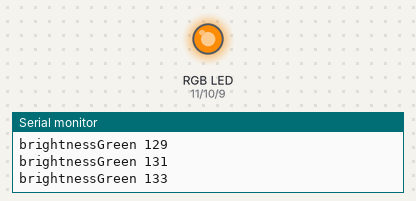
Recording of a sketch running on a simulated Arduino Uno, built with avr-gcc and run on an emulated ATmega328P. On the bench: an RGB LED mixed from three pins (HIGH = lit), the last lines printed to the serial monitor. Dim RGB values are drawn brighter than linear.

Above: at 0.05 s.
At 0.65 s:
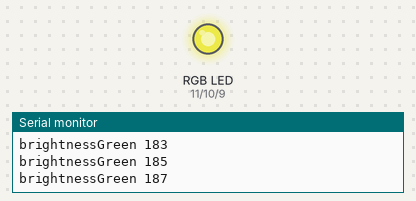
At 1.25 s:
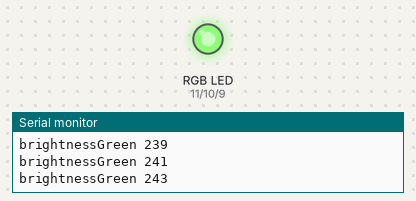
At 2.5 s:
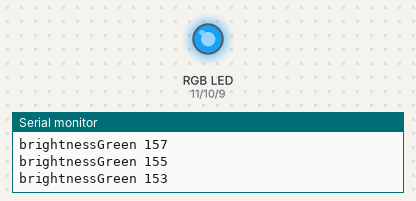
At 3.7 s:
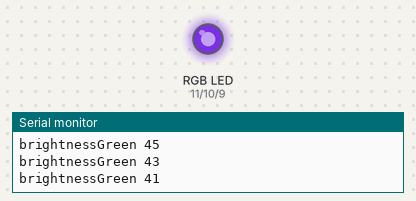
At 4.95 s:
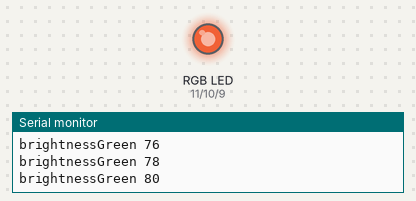
Timing chart, 0 to 7.1 s (numbered marks = the images above):
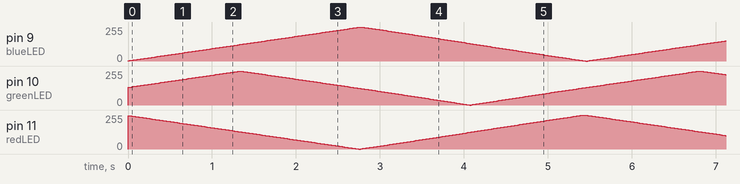

The sketch:

Blink_Mix3Lights.ino
```cpp
/*
  Color Mixzer
  Conner Hunihan

  This sketch allows the user to mix colors of light by changing

  This sketch is a modification of the example code in the public domain at:
  http://www.arduino.cc/en/Tutorial/Blink

  Serial.print("brightnessGreen "); Serial.println(brightnessGreen);

*/
int greenLED = 10;          // set the ouput pins to color-coded variables
int blueLED = 9;
int redLED = 11;

// set the fade delta for each color
int fadeAmount_Green = 2;
int fadeAmount_Blue = 2;
int fadeAmount_Red = 2;

// set the initial brightness of each color
int brightnessGreen = 127.5;
int brightnessBlue = 0;
int brightnessRed = 255;

// setup function to initialize led output
void setup()
{
  Serial.begin(9600); // opens serial port, sets data rate to 9600 bps

  pinMode(greenLED, OUTPUT);
  pinMode(blueLED, OUTPUT);
  pinMode(redLED, OUTPUT);
}

// the loop function runs over and over again forever
void loop()
{
  for (int x = 0; x < 1; x++)
  {
    if (brightnessGreen <= 0) // reset brightness to minimum if value drops into negative range
    {
      brightnessGreen = 0;
      fadeAmount_Green = -fadeAmount_Green;
    }
    else if (brightnessGreen >= 255) // reset brightness to maximum if value drops above maximum range
    {
      brightnessGreen = 255;
      fadeAmount_Green = -fadeAmount_Green;
    }
    analogWrite(greenLED, brightnessGreen);
    brightnessGreen += fadeAmount_Green;

    Serial.print("brightnessGreen "); Serial.println(brightnessGreen);
  }

  for (int y = 0; y < 1; y++)
  {
    if (brightnessBlue <= 0)
    {
      brightnessBlue = 0;
      fadeAmount_Blue = -fadeAmount_Blue;
    }
    else if (brightnessBlue >= 255) // set max range to multiple of fade amount
    {
      brightnessBlue = 255;
      fadeAmount_Blue = -fadeAmount_Blue;
    }
    analogWrite(blueLED, brightnessBlue);
    brightnessBlue += fadeAmount_Blue;

    // Serial.print("brightnessBlue "); Serial.println(brightnessBlue);
  }

  for (int z = 0; z < 1; z++)
  {
    if (brightnessRed <= 0)
    {
      brightnessRed = 0;
      fadeAmount_Red = -fadeAmount_Red;
    }
    else if (brightnessRed >= 255) // set max range to multiple of fade amount
    {
      brightnessRed = 255;
      fadeAmount_Red = -fadeAmount_Red;
    }
    analogWrite(redLED, brightnessRed);
    brightnessRed += fadeAmount_Red;

    // Serial.print("brightnessRed "); Serial.println(brightnessRed);
  }
}
```
